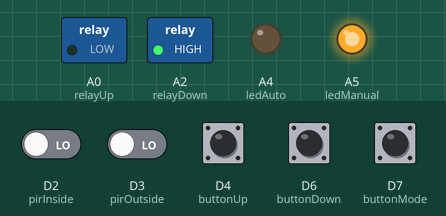
Recording of a sketch running on a simulated Particle Photon. Parts: switched loads named in the sketch (green lamp = pin HIGH), output pins drawn as LEDs (lit = HIGH). Dashed ring = blinking. The test bench sets the inputs (shaded band); at power-on: D2 (pirInside), D3 (pirOutside), D4 (buttonUp), D6 (buttonDown), D7 (buttonMode) LOW.

Above: at 1.2 s.
1.3 s: D7 (buttonMode) pulled HIGH for 1 s
At 1.72 s:
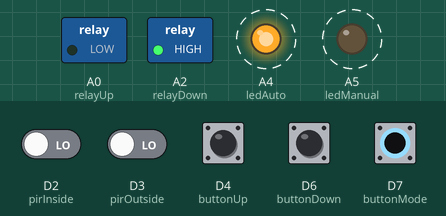
3.9 s: D4 (buttonUp) pulled HIGH for 0.15 s
At 4.2 s:
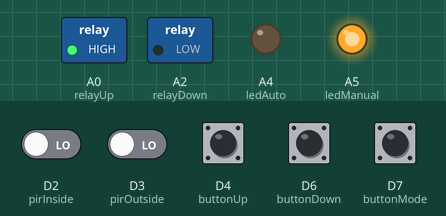
5.5 s: D7 (buttonMode) pulled HIGH for 0.15 s
At 6.5 s:
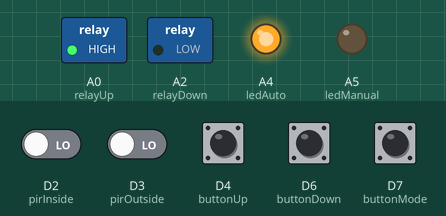
7.2 s: D6 (buttonDown) pulled HIGH for 0.15 s
At 8.1 s:
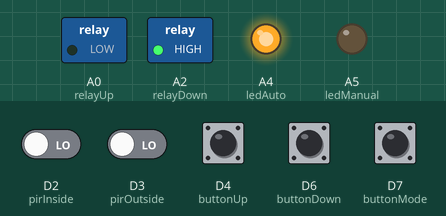
8.8 s: D2 (pirInside) driven HIGH
At 21.3 s:
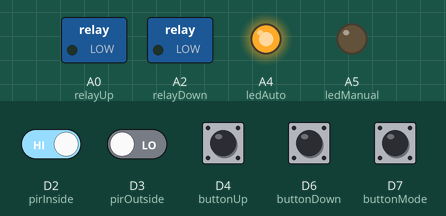
Timing chart, 0 to 41.5 s (numbered marks = the images above; inputs shaded):
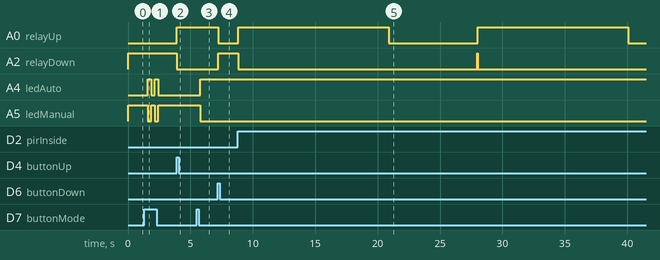

The sketch:

automated_dog_door_v4.ino
```cpp
//
// Automated Doggie Door
// Brad Harbert - harbert.brad@gmail.com
// www.harbert.io
// 10/01/2018
// Version 4.0
//


// PIN Variables
int pirInside = D2;                        // Digital pin D0 for PIR SENSOR (INSIDE)
int pirOutside = D3;                       // Digital pin D2 for PIR SENSOR (OUTSIDE)
int relayUp = A0;                          // Analog pin A0 for RELAY (UP)
int relayDown = A2;                        // Analog pin A2 for RELAY (DOWN)
int buttonUp = D4;                         // Digital pin D4 for UP BUTTON
int buttonDown = D6;                       // Digital pin D6 for DOWN BUTTON
int buttonMode = D7;                       // Digital pin D7 for MODE BUTTON
int ledAuto = A4;                          // Analog pin A4 for Automatic Mode LED
int ledManual = A5;                        // Analog pin A5 for Manual Mode LED

//State Variables
int statePirInside = LOW;                   // Initial State of PIR SENSOR (INSIDE)
int statePirOutside = LOW;                  // Initial State of PIR SENSOR (OUTSIDE)
int stateButtonMode = LOW;                  // Initial State of Automatic/Manual Button
int stateButtonUp = LOW;                    // Initial State of UP BUTTON
int stateButtonDown = LOW;                  // Initial State of DOWN BUTTON

char valuePirInside;
char valuePirOutside;

String modeState = "manual";                // Current Mode - Begin in Manual Mode (manual || automatic)
String machineState = "";                   // Particle Variable to reflect current state of Machine
int initialLedMode = LOW;                   // Setting an inital mode to turn on the LED at the start only

// Timing Variables
int actuatorTime = 12000;                   // Set Time (milliseconds) for Actuator to Complete Up or Down Stroke (12 seconds)
int holdOpenTime = 7000;                    // Set Time (milliseconds) to leave door Open at Top (7 seconds)
int stateReportTime = 1000;                 // Set Time (milliseconds) to send out a debug message

// State Machine Variables
int stateTime = 10;                         // Time between successive calls to a state function (10 milliseconds)
int elapsedStateTime = 0;                   // Number of milliseconds spent in the current state
int stateReportTimer = 0;                   // Number of milliseconds spent in the current state

// NOTE: We will start in the START LOWERING DOOR state.  This will end us up in the DOOR CLOSED state once
// it closes. If it is already closed, we will be driving it closed for 12 seconds, so the state machine
// will take 12 seconds before it is in the DOOR CLOSED state.
int currentState = 4;                     // This is the current state of the state machine

// STATE MACHINE:
//
// A State Machine will be implemented to control the operation of the door.
// This will eliminate the need for 'delay' statements and will allow the door to
// reverse part way through its opening or closing operations
//
// The states of the state machine are as follows (the number is the identifier of the state)
//
// 0 - DOOR CLOSED
// 1 - START RAISING DOOR
// 2 - DOOR RAISING
// 3 - DOOR OPEN
// 4 - START LOWERING DOOR
// 5 - DOOR LOWERING
//
// STATE DETAILS:
//
// 0 - DOOR CLOSED
// This will be the initial state of the state machine when the system starts.  This
// state will look for the UP BUTTON to be pressed
//
// 1 - START RAISING DOOR
// This state starts the door raising, then goes on to the RAISING DOOR state
//
// 2 - DOOR RAISING
// When in this state, the door will be raising.  This state will also look for a
// DOWN BUTTON so it can branch to the START LOWERING DOOR state
//
// 3 - DOOR OPEN
// This state holds the door open for 7 seconds (holdOpenTime).  It also checks for
// an early press of the down button in case the user doesn not want to wait
//
// 4 - START LOWERING DOOR
// This state starts the door lowering, then goes on to the LOWERING DOOR state
//
// 5 - DOOR LOWERING
// When in this state, the door will be lowering.  This state will look for
// an UP BUTTON, as well as the proximity sensors.  If any of those is detected,
// it will go to the RAISING DOOR state again.
//

void setup() {

  pinMode(pirInside, INPUT_PULLDOWN);                        // Declare PIR SENSOR (INSIDE) as input
  pinMode(pirOutside, INPUT_PULLDOWN);                       // Declare PIR SENSOR (OUTSIDE) as input

  pinMode(ledAuto, OUTPUT);                         // Declare Automatic Mode LED as output
  pinMode(ledManual, OUTPUT);                       // Declare Manual Mode LED as output

  pinMode(relayUp, OUTPUT);                         // Declare RELAY (UP) as output
  pinMode(relayDown, OUTPUT);                       // Declare RELAY (DOWN) as output

  pinMode(buttonMode, INPUT);                       // Declare MODE BUTTON as Input
  pinMode(buttonUp, INPUT);                         // Declare UP BUTTON as Input
  pinMode(buttonDown, INPUT);                       // Declare DOWN BUTTON as Input

  Particle.variable("machineState", machineState);  // Particle Variable for Current State of Machine
  Particle.variable("modeState", modeState);        // Particle Variable for Current Mode of Machine

  //Particle.variable("valuePirInside", valuePirInside);
  //Particle.variable("valuePirOutside", valuePirOutside);

  Particle.function("CurrentMode", fxCurrentMode);  // Particle Function to Change Mode from Internet
  Particle.function("OpenClose", fxOpenClose);      // Particle Function to Open or Close the door

}

void loop(){

// Begin by Reading Values from Sensors
  statePirInside = digitalRead(pirInside);              // Read value from PIR SENSOR (INSIDE)
  statePirOutside = digitalRead(pirOutside);            // Read value from PIR SENSOR (OUTSIDE)
  stateButtonUp = digitalRead(buttonUp);                // Read value from UP BUTTON
  stateButtonDown = digitalRead(buttonDown);            // Read value from DOWN BUTTON
  stateButtonMode = digitalRead(buttonMode);            // Read value from MODE BUTTON

// Turn on the Manual LED at Power On Only
  if (initialLedMode == LOW) {
    digitalWrite(ledManual, HIGH);
    digitalWrite(ledAuto, LOW);
    initialLedMode = HIGH;
  }

//   Check for AUTOMATIC || MANUAL Button Press
  if (stateButtonMode == HIGH) {
    delay(250);
    if (modeState == "manual") {
     modeState = "automatic";
     Particle.publish("modeState", "Automatic");
     digitalWrite(ledAuto, HIGH);
     digitalWrite(ledManual, LOW);
    } else {
      modeState = "manual";
      Particle.publish("modeState", "Manual");
      digitalWrite(ledAuto, LOW);
      digitalWrite(ledManual, HIGH);
    }
  }


// Execute the current state
  switch(currentState) {
    case 0:                                             // 0 - DOOR CLOSED
      stateDoorClosed();
      break;
    case 1:                                             // 1 - START RAISING DOOR
      stateStartRaisingDoor();
      break;
    case 2:                                             // 2 - DOOR RAISING
      stateDoorRaising();
      break;
    case 3:                                             // 3 - DOOR OPEN
      stateDoorOpen();;
      break;
    case 4:                                             // 4 - START LOWERING DOOR
      stateStartLoweringDoor();
      break;
    case 5:                                             // 5 - DOOR LOWERING
      stateDoorLowering();
      break;
    default:                                            // Invalid state, lower the door to get us back to DOOR CLOSED
      branchToState(4);
      break;
  }

  delay(stateTime);                                     // Delay for the state delay time

  elapsedStateTime += stateTime;                        // Increment the time in the state
  stateReportTimer += stateTime;

  if(stateReportTimer > stateReportTime) {              // See if it is time to report the state

    stateReportTimer = 0;                               // Reset timer
  }


}

////////////////////////////////////////////////////////////
//////////////////////// STATES ////////////////////////////
////////////////////////////////////////////////////////////


////////////////////////////////////////////////////
//////////////// 0 - DOOR CLOSED ///////////////////
////////////////////////////////////////////////////
void stateDoorClosed(void)
{

    if (machineState != "Door Closed") {                                // Publish Event only if it is different from previous State

        Particle.publish("machineState", "Door Closed");
        machineState = "Door Closed";

    }

  // MANUAL MODE /////////////////////////

  if (modeState == "manual") {

    if (stateButtonUp == HIGH) {                                        // If the UP button is pressed, start the door raising
      branchToState(1);
    }
  }
  // AUTOMATIC MODE //////////////////////
  else if (modeState == "automatic") {

    if ((statePirInside == HIGH) || (statePirOutside == HIGH)) {       // If either PIR is high, start the open sequence
      branchToState(1);
    }
  }
}

////////////////////////////////////////////////////
//////////// 1 - START RAISING DOOR ////////////////
////////////////////////////////////////////////////
void stateStartRaisingDoor(void)  {

    //Particle.publish("valuePirInside", String(statePirInside));                     // DEBUGGING to determine PIR Values
    //Particle.publish("valuePirOutside", String(statePirOutside));

    if (machineState != "Start Door Raising") {                             // Publish Event only if it is different from previous State

        // Particle.publish("machineState", "Start Door Raising");
        machineState = "Start Door Raising";

    }

  digitalWrite(relayDown, LOW);                                             // Start the door raising
  digitalWrite(relayUp, HIGH);

  branchToState(2);                                                         // Go to the 2 - DOOR RAISING state
}

////////////////////////////////////////////////////
//////////// 2 - DOOR RAISING //////////////////////
////////////////////////////////////////////////////
void stateDoorRaising(void) {

    if (machineState != "Door Raising") {                             // Publish Event only if it is different from previous State

        Particle.publish("machineState", "Door Raising");
        machineState = "Door Raising";

    }

  if (elapsedStateTime >= actuatorTime) {                                 // If we have waited long enough for the door to open

    digitalWrite(relayUp, LOW);                                         // Stop the door from raising
    branchToState(3);                                                   // Go to the 3 - DOOR OPEN State
  }

  // Manual Mode
  if (stateButtonDown == HIGH) {                                     // If the DOWN button is pressed, start the door lowering again
    branchToState(4);                                                   // Go to the 4 - START LOWERING DOOR State
  }
}

////////////////////////////////////////////////////
//////////// 3 - DOOR OPEN /////////////////////////
////////////////////////////////////////////////////
void stateDoorOpen(void) {

    if (machineState != "Door Open") {                             // Publish Event only if it is different from previous State

        Particle.publish("machineState", "Door Open");
        machineState = "Door Open";

    }

  // MANUAL MODE /////////////////////////
  if (modeState == "manual") {

    if (stateButtonDown == HIGH) {                                      // If the DOWN button is pressed...

      branchToState(4);                                               // Go to the 4 - START LOWERING DOOR State
    }
  }

  // AUTOMATIC MODE //////////////////////
  else if (modeState == "automatic") {

    if (elapsedStateTime >= holdOpenTime) {                             // Once the door has been held open long enough...

      branchToState(4);                                               // Go to the 4 - START LOWERING DOOR state
    }
  }
}

////////////////////////////////////////////////////
//////////// 4 - START LOWERING DOOR ///////////////
////////////////////////////////////////////////////
void stateStartLoweringDoor(void) {

    //Particle.publish("valuePirInside", String(statePirInside));                     // DEBUGGING to determine PIR Values
    //Particle.publish("valuePirOutside", String(statePirOutside));

    if (machineState != "Start Lowering Door") {                             // Publish Event only if it is different from previous State

        //Particle.publish("machineState", "Start Lowering Door");
        machineState = "Start Lowering Door";

    }

  digitalWrite(relayUp, LOW);                                               // Start the Door Closing
  digitalWrite(relayDown, HIGH);

  branchToState(5);                                                         // Go to the 5 - DOOR LOWERING State
}

////////////////////////////////////////////////////
//////////// 5 - DOOR LOWERING ////////////////////
////////////////////////////////////////////////////
void stateDoorLowering(void) {

    if (machineState != "Lowering Door") {                             // Publish Event only if it is different from previous State

        Particle.publish("machineState", "Lowering Door");
        machineState = "Lowering Door";

    }

  if (elapsedStateTime >= actuatorTime) {                                 // If we have waited long enough for the door to finish closing

    digitalWrite(relayUp, LOW);                                         // Stop the door from lowering
    digitalWrite(relayDown, LOW);

    branchToState(0);                                                   // Go to the 0 - DOOR CLOSED state
  }

  // MANUAL MODE /////////////////////////
  if (modeState == "manual") {

    if (stateButtonUp == HIGH) {                                        // If the UP button is pressed, start the door Opening

      branchToState(1);                                               // Go to the 1 - START RAISING DOOR State
    }

  }
  // AUTOMATIC MODE //////////////////////
  else if (modeState == "automatic") {

    if ((statePirInside == HIGH) || (statePirOutside == HIGH)) {        // If either PIR is high, we don't want to squish anybody, so start the open sequence

      branchToState(1);                                               // Go to the 1 - START RAISING DOOR State
    }
  }
}

////////////////////////////////////////////////////////////
//////////////////////// PARTICLE FUNCTIONS/////////////////
////////////////////////////////////////////////////////////

int fxCurrentMode(String command) {

        if (command.equalsIgnoreCase("automatic")) {
            modeState = "automatic";
            Particle.publish("modeState", "Automatic");
            digitalWrite(ledAuto, HIGH);
            digitalWrite(ledManual, LOW);
            return 1;
        }
        else if (command.equalsIgnoreCase("manual")) {
            modeState = "manual";
            Particle.publish("modeState", "Manual");
            digitalWrite(ledAuto, LOW);
            digitalWrite(ledManual, HIGH);
            return 1;
        }

        return -1;

}

int fxOpenClose(String command) {

        if (command.equalsIgnoreCase("open")) {
            branchToState(1);
            return 1;
        }
        else if (command.equalsIgnoreCase("close")) {
            branchToState(4);
            return 1;
        }

        return -1;


}

////////////////////////////////////////////////////////////
///////////////////// HELPER FUNCTIONS /////////////////////
////////////////////////////////////////////////////////////

void branchToState(int state) {

  currentState = state;                                   // Set the next state
  elapsedStateTime = 0;                                   // Reset the elapsed state time
}
```

Measured:
- after the input at 1.3 s, A4 (ledAuto): alternates HIGH for 0.28 s and LOW for 0.28 s, 4 changes in all, then stays LOW, starting after 0.28 s; A5 (ledManual): alternates HIGH for 0.28 s and LOW for 0.28 s, 4 changes in all, then stays HIGH, starting after 0.28 s
- after the input at 3.9 s, A0 (relayUp): LOW → HIGH at once; A2 (relayDown): HIGH → LOW at once
- after the input at 5.5 s, A4 (ledAuto): LOW → HIGH after 0.27 s; A5 (ledManual): HIGH → LOW after 0.27 s
- after the input at 7.2 s, A0 (relayUp): HIGH → LOW at once; A2 (relayDown): LOW → HIGH at once
- after the input at 8.8 s, A0 (relayUp): alternates HIGH for 12.1 s and LOW for 7.1 s, starting at once; A2 (relayDown): HIGH → LOW after 0.02 s instead of 10.5 s
